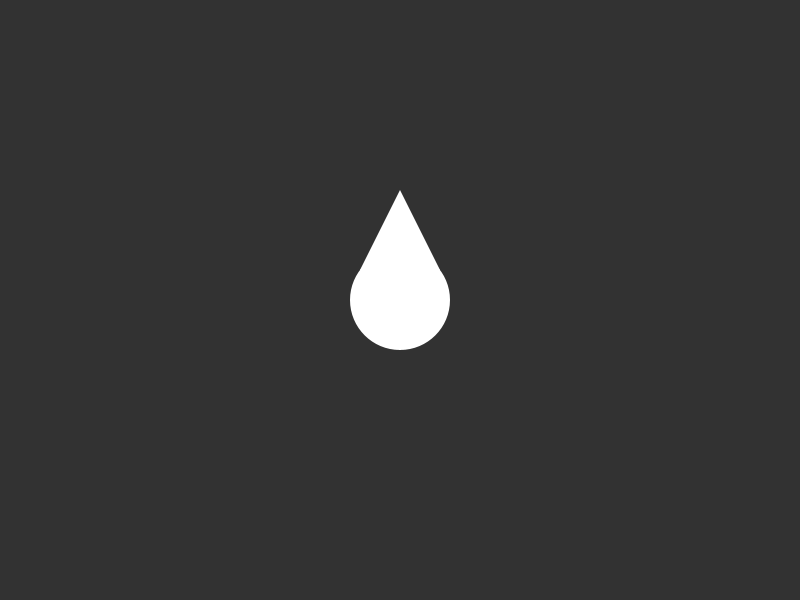
Frame 1 (no input)
Frame 60 (the mouse pressed at the canvas centre just before this capture): identical to frame 1, image omitted
Frame 120 (the mouse held since frame 60 and released just before this capture): identical to frame 1, image omitted

The Processing sketch that drew this single still picture (run headless with seeded random() and noise(); from frame 60 on, the mouse is pressed at the canvas centre):

// Processing sketch: sketch_250829a
// ── sketch_250829a.pde
float x = 400;
float y = 300;
float speed = 0;
void setup(){
  size(800,600);
  noStroke();
}
void draw(){
  background(50);
  circle(x,y,100);
  triangle(x-40, y-30, x+40, y-30, x, y-110);
 
   
  if(y < -25){
    x = random(0,800);
    y = 550;
   
    speed += 0.1;
    y += speed;
    
    if(y>height + 50);
    x = random(0,width);
    y = -50;
    speed = 0;
    
     println((400-mouseX) + " " + (300-mouseY));
    
  }
}
